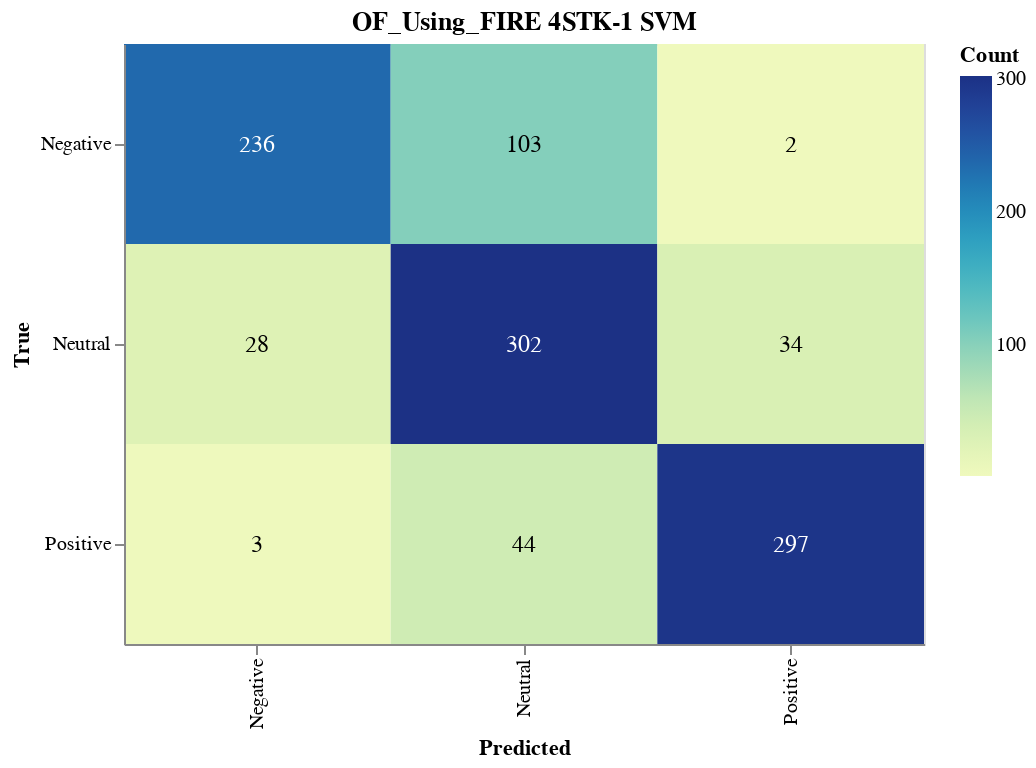

Notebook source saved alongside this figure:
### Markdown cell above
#### Save CM

### Code cell
import altair as alt
import altair_saver
import pandas as pd
from sklearn.metrics import confusion_matrix

# Calculate the confusion matrix
cm = confusion_matrix(y_val, svm_validation_predictions)

# Define class names
class_names = ['Negative', 'Neutral', 'Positive']

# Convert confusion matrix to DataFrame
cm_df = pd.DataFrame(cm, index=class_names, columns=class_names).reset_index().melt(id_vars='index')
cm_df.columns = ['True', 'Predicted', 'Count']

# Ensure the order of categories
cm_df['True'] = pd.Categorical(cm_df['True'], categories=class_names, ordered=True)
cm_df['Predicted'] = pd.Categorical(cm_df['Predicted'], categories=class_names, ordered=True)

# Create the Altair plot
heatmap = alt.Chart(cm_df).mark_rect().encode(
    x=alt.X('Predicted:O', sort=class_names),
    y=alt.Y('True:O', sort=class_names),
    color='Count:Q',
    tooltip=['True', 'Predicted', 'Count']
).properties(
    width=400,
    height=300,
    title='OF_Using_FIRE 4STK-1 SVM'
)

# Add text labels
text = heatmap.mark_text(
    align='center',
    baseline='middle',
    fontSize=12
).encode(
    text='Count:Q',
    color=alt.condition(
        alt.datum.Count > cm.max() / 2,
        alt.value('white'),
        alt.value('black')
    )
)

# Combine heatmap and text
final_chart = heatmap + text

# Display the plot
final_chart.show()

### Figure 1 — Vega-Lite specification as saved in the notebook (floating-point values rounded to 4 significant figures)
{"config": {"view": {"continuousWidth": 300, "continuousHeight": 300}}, "layer": [{"mark": {"type": "rect"}, "encoding": {"color": {"field": "Count", "type": "quantitative"}, "tooltip": [{"field": "True", "type": "ordinal"}, {"field": "Predicted", "type": "ordinal"}, {"field": "Count", "type": "quantitative"}], "x": {"field": "Predicted", "sort": ["Negative", "Neutral", "Positive"], "type": "ordinal"}, "y": {"field": "True", "sort": ["Negative", "Neutral", "Positive"], "type": "ordinal"}}, "title": "OF_Using_FIRE 4STK-1 SVM"}, {"mark": {"type": "text", "align": "center", "baseline": "middle", "fontSize": 12}, "encoding": {"color": {"condition": {"test": "(datum.Count > 151.0)", "value": "white"}, "value": "black"}, "text": {"field": "Count", "type": "quantitative"}, "tooltip": [{"field": "True", "type": "ordinal"}, {"field": "Predicted", "type": "ordinal"}, {"field": "Count", "type": "quantitative"}], "x": {"field": "Predicted", "sort": ["Negative", "Neutral", "Positive"], "type": "ordinal"}, "y": {"field": "True", "sort": ["Negative", "Neutral", "Positive"], "type": "ordinal"}}, "title": "OF_Using_FIRE 4STK-1 SVM"}], "data": {"name": "data-18165b85cd99fee261946de92f07f9f0"}, "height": 300, "width": 400, "$schema": "https://vega.github.io/schema/vega-lite/v5.17.0.json", "datasets": {"data-18165b85cd99fee261946de92f07f9f0": [{"True": "Negative", "Predicted": "Negative", "Count": 236}, {"True": "Neutral", "Predicted": "Negative", "Count": 28}, {"True": "Positive", "Predicted": "Negative", "Count": 3}, {"True": "Negative", "Predicted": "Neutral", "Count": 103}, {"True": "Neutral", "Predicted": "Neutral", "Count": 302}, {"True": "Positive", "Predicted": "Neutral", "Count": 44}, {"True": "Negative", "Predicted": "Positive", "Count": 2}, {"True": "Neutral", "Predicted": "Positive", "Count": 34}, {"True": "Positive", "Predicted": "Positive", "Count": 297}]}}
